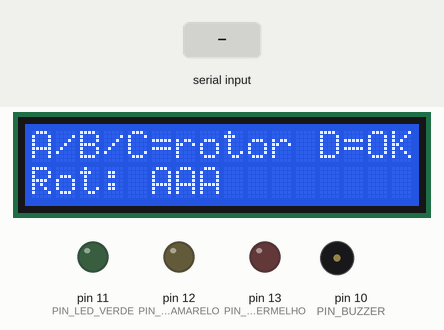
A sketch run on a simulated Arduino Uno, built with avr-gcc and run on an emulated ATmega328P. Shown: 16×2 character LCD, output pins drawn as LEDs (lit = HIGH), buzzer (waves = sounding). The test bench sets the inputs (shaded band). What the sketch prints to the serial monitor is not drawn.

Above: at 3.2 s.
3.3 s: "D\n" received over Serial
At 4.5 s:
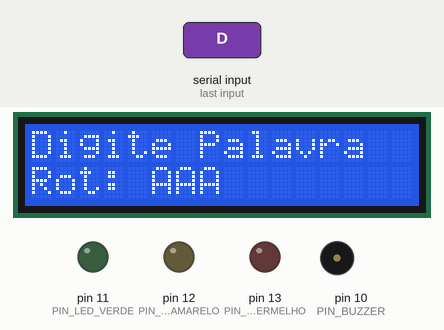
5.1 s: "A\n" received over Serial
At 6.3 s:
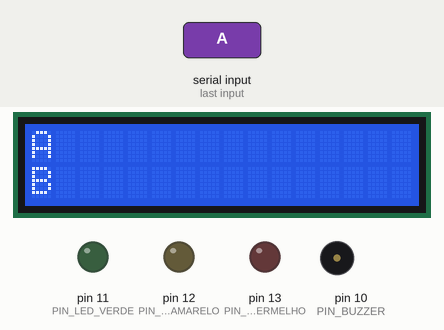
6.6 s: "B\n" received over Serial
At 7.7 s:
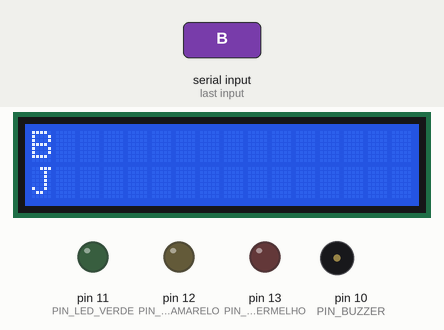
8.1 s: "C\n" received over Serial
At 8.8 s:
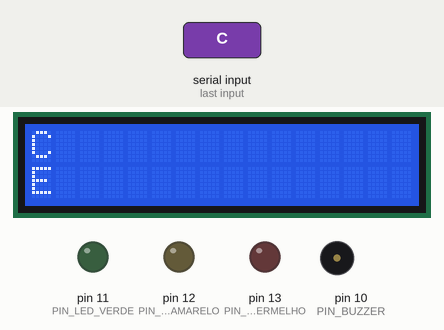
9.6 s: "1\n" received over Serial
At 10.6 s:
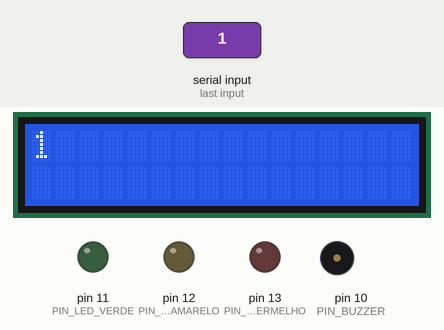
11.1 s: "A\n" received over Serial
At 12.3 s:
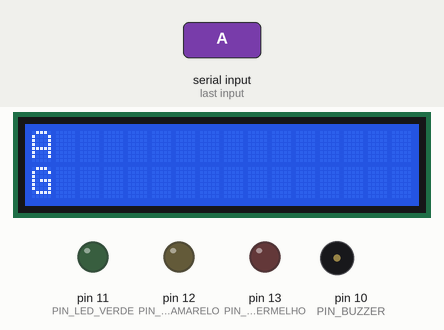
Timing chart, 0 to 13.6 s (numbered marks = the images above; inputs shaded):
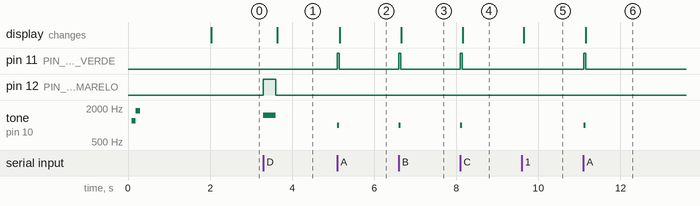

The sketch:

codigo_em_c++_para_arduino.ino
```cpp
#include <Wire.h>
#include <LiquidCrystal_I2C.h>

LiquidCrystal_I2C lcd(0x27, 16, 2);

const int PIN_LED_VERMELHO = 13;
const int PIN_LED_AMARELO   = 12;
const int PIN_LED_VERDE     = 11;
const int PIN_BUZZER        = 10;

const char WIRING_I[]     = "EKMFLGDQVZNTOWYHXUSPAIBRCJ";
const char WIRING_II[]    = "AJDKSIRUXBLHWTMCQGZNPYFVOE";
const char WIRING_III[]   = "BDFHJLCPRTXVZNYEIWGAKMUSQO";
const char NOTCH_I        = 'Q';
const char NOTCH_II       = 'E';
const char NOTCH_III      = 'V';
const char REFLECTOR_B[]  = "YRUHQSLDPXNGOKMIEBFZCWVJAT";

int posE = 0, posM = 0, posD = 0;
int ringE = 0, ringM = 0, ringD = 0;
bool configurando = true;

int mod26(int x) {
  return ((x % 26) + 26) % 26;
}

int rotorForward(const char* wiring, int pos, int ring, int c) {
  int shifted = mod26(c + pos - ring);
  int mapped = wiring[shifted] - 'A';
  return mod26(mapped - pos + ring);
}

int rotorBackward(const char* wiring, int pos, int ring, int c) {
  int shifted = mod26(c + pos - ring);
  int mapped = -1;
  for (int i = 0; i < 26; i++) {
    if (wiring[i] - 'A' == shifted) {
      mapped = i;
      break;
    }
  }
  return mod26(mapped - pos + ring);
}

bool atNotch(int pos, char notch) {
  return (char)('A' + pos) == notch;
}

void avancarRotores() {
  bool meioNoEntalhe = atNotch(posM, NOTCH_II);
  bool direitoNoEntalhe = atNotch(posD, NOTCH_III);

  if (meioNoEntalhe) {
    posE = mod26(posE + 1);
    posM = mod26(posM + 1);
  } else if (direitoNoEntalhe) {
    posM = mod26(posM + 1);
  }
  posD = mod26(posD + 1);
}

char cifrarLetra(char letra) {
  avancarRotores();

  int c = letra - 'A';
  c = rotorForward(WIRING_III, posD, ringD, c);
  c = rotorForward(WIRING_II, posM, ringM, c);
  c = rotorForward(WIRING_I, posE, ringE, c);
  c = REFLECTOR_B[c] - 'A';
  c = rotorBackward(WIRING_I, posE, ringE, c);
  c = rotorBackward(WIRING_II, posM, ringM, c);
  c = rotorBackward(WIRING_III, posD, ringD, c);

  return (char)('A' + c);
}

void mostrarEstadoRotores() {
  lcd.setCursor(0, 1);
  lcd.print("Rot: ");
  lcd.print((char)('A' + posE));
  lcd.print((char)('A' + posM));
  lcd.print((char)('A' + posD));
  lcd.print("      ");
}

void mostrarMenuConfiguracao() {
  lcd.clear();
  lcd.setCursor(0, 0);
  lcd.print("A/B/C=rotor D=OK");
  mostrarEstadoRotores();
}

void processarConfiguracao(char comando) {
  switch (comando) {
    case 'A':
      posE = mod26(posE + 1);
      mostrarEstadoRotores();
      break;
    case 'B':
      posM = mod26(posM + 1);
      mostrarEstadoRotores();
      break;
    case 'C':
      posD = mod26(posD + 1);
      mostrarEstadoRotores();
      break;
    case 'D':
      configurando = false;

      digitalWrite(PIN_LED_AMARELO, HIGH);
      tone(PIN_BUZZER, 1500, 300);
      delay(300);
      digitalWrite(PIN_LED_AMARELO, LOW);

      lcd.clear();
      lcd.setCursor(0, 0);
      lcd.print("Digite Palavra");
      mostrarEstadoRotores();
      Serial.println(F("Configuracao aceita. Modo texto ativado."));
      break;
    default:

      digitalWrite(PIN_LED_VERMELHO, HIGH);
      tone(PIN_BUZZER, 400, 150);
      delay(150);
      digitalWrite(PIN_LED_VERMELHO, LOW);
      break;
  }
}

void processarCifragem(String entrada) {
  entrada.toUpperCase();
  String palavraCifrada = "";

  for (unsigned int i = 0; i < entrada.length(); i++) {
    char caracterAtual = entrada.charAt(i);

    if (caracterAtual >= 'A' && caracterAtual <= 'Z') {

      digitalWrite(PIN_LED_VERDE, HIGH);
      tone(PIN_BUZZER, 1000, 50);

      palavraCifrada += cifrarLetra(caracterAtual);

      delay(50);
      digitalWrite(PIN_LED_VERDE, LOW);
    } else if (caracterAtual == ' ') {
      palavraCifrada += ' ';
    }
  }

  lcd.clear();
  lcd.setCursor(0, 0);
  lcd.print(entrada.substring(0, 16));
  lcd.setCursor(0, 1);
  lcd.print(palavraCifrada.substring(0, 16));

  Serial.print(F("Original:      "));
  Serial.println(entrada);
  Serial.print(F("Criptografado: "));
  Serial.println(palavraCifrada);
  Serial.print(F("Posicao final dos rotores: "));
  Serial.print((char)('A' + posE));
  Serial.print((char)('A' + posM));
  Serial.println((char)('A' + posD));
  Serial.println(F("-----------------------------"));
}

void setup() {
  Serial.begin(9600);

  pinMode(PIN_LED_VERMELHO, OUTPUT);
  pinMode(PIN_LED_AMARELO, OUTPUT);
  pinMode(PIN_LED_VERDE, OUTPUT);
  pinMode(PIN_BUZZER, OUTPUT);

  lcd.init();
  lcd.backlight();
  lcd.setCursor(0, 0);
  lcd.print("ENIGMA - TFI");
  lcd.setCursor(0, 1);
  lcd.print("3 rotores I-II-III");

  tone(PIN_BUZZER, 1200, 100);
  delay(100);
  tone(PIN_BUZZER, 1800, 100);

  delay(1800);
  mostrarMenuConfiguracao();
}

void loop() {
  if (Serial.available() > 0) {
    String entrada = Serial.readStringUntil('\n');
    entrada.trim();

    if (entrada.length() > 0) {
      if (configurando) {
        entrada.toUpperCase();
        processarConfiguracao(entrada.charAt(0));
      } else {
        processarCifragem(entrada);
      }
    }
  }
}
```

Measured:
- after the input at 3.3 s, pin 12 (PIN_LED_AMARELO): LOW → HIGH at once, → LOW 0.30 s later; tone on pin 10 (PIN_BUZZER): silent → 1500 Hz at once, → silent 0.30 s later; the display: changes after 0.33 s (image 1)
- after the input at 5.1 s, pin 11 (PIN_LED_VERDE): LOW → HIGH at once, → LOW 0.05 s later; tone on pin 10 (PIN_BUZZER): silent → 1000 Hz at once, → silent 0.05 s later; the display: changes after 0.06 s (image 2)
- after the input at 6.6 s, pin 11 (PIN_LED_VERDE): LOW → HIGH at once, → LOW 0.05 s later; tone on pin 10 (PIN_BUZZER): silent → 1000 Hz at once, → silent 0.05 s later; the display: changes after 0.06 s (image 3)
- after the input at 8.1 s, pin 11 (PIN_LED_VERDE): LOW → HIGH at once, → LOW 0.05 s later; tone on pin 10 (PIN_BUZZER): silent → 1000 Hz at once, → silent 0.05 s later; the display: changes after 0.06 s (image 4)
- after the input at 9.6 s, the display: changes at once (image 5)
- after the input at 11.1 s, pin 11 (PIN_LED_VERDE): LOW → HIGH at once, → LOW 0.05 s later; tone on pin 10 (PIN_BUZZER): silent → 1000 Hz at once, → silent 0.05 s later; the display: changes after 0.06 s (image 6)
